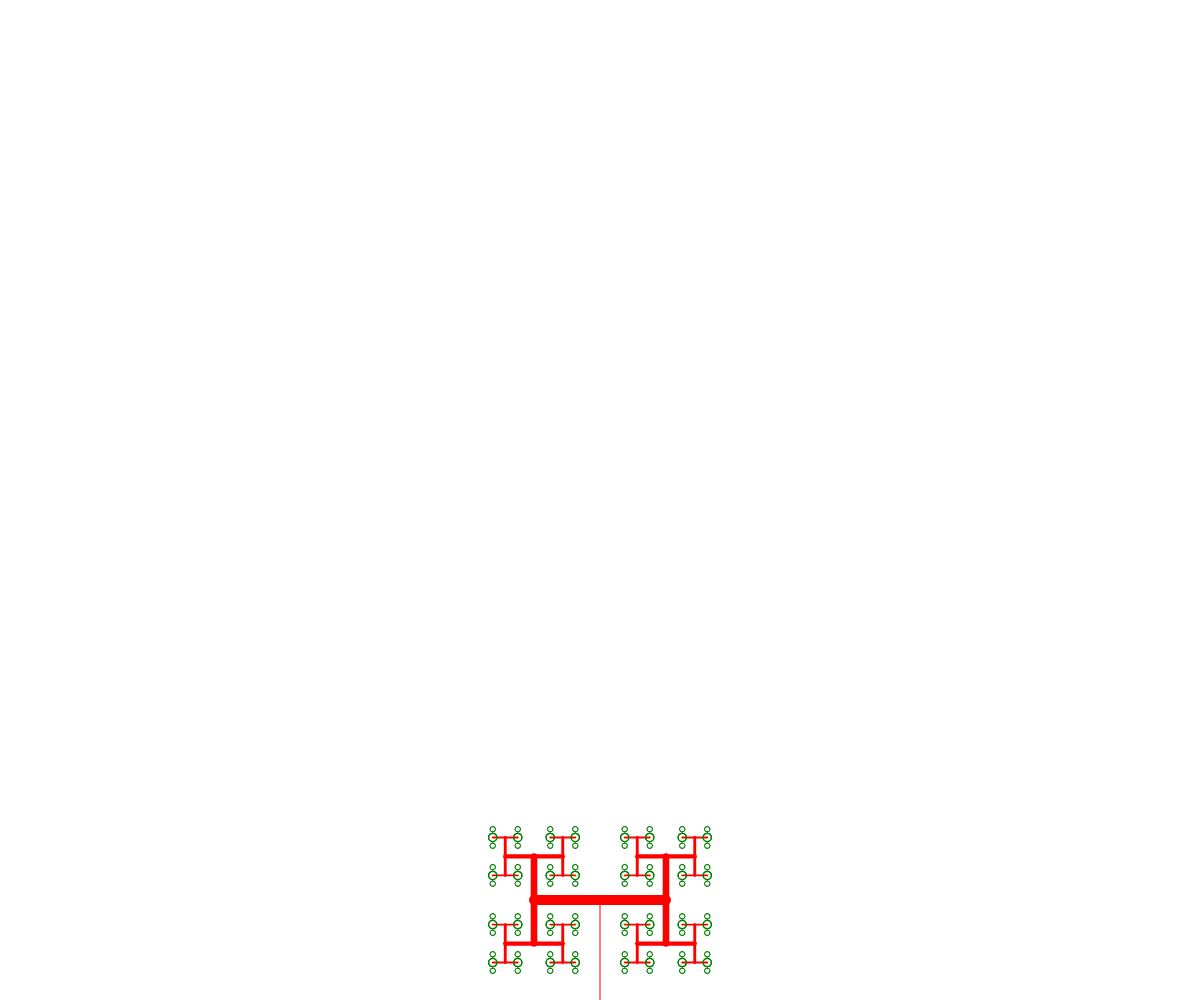
Frame 1 (no input)
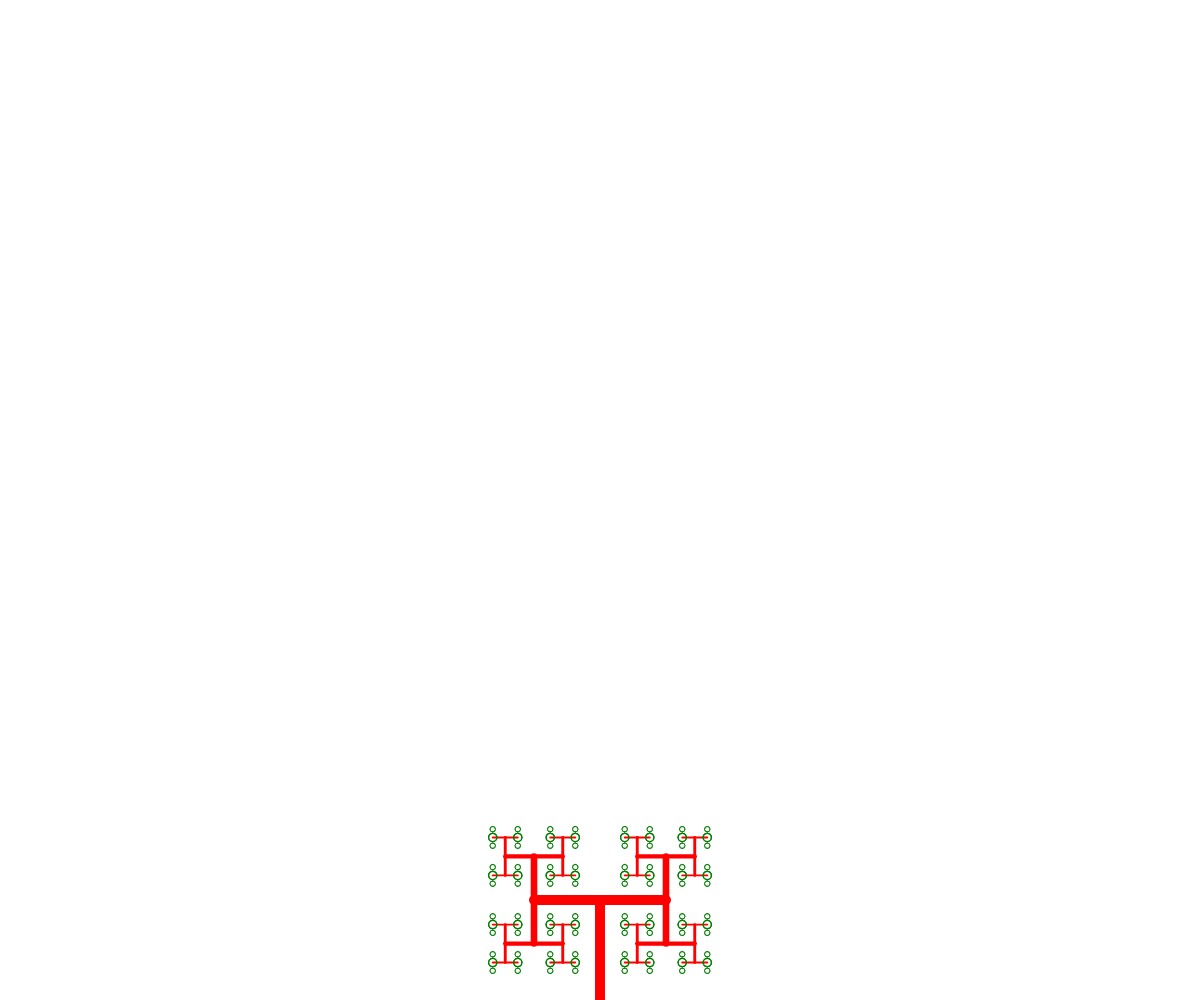
Frame 60 (no input)
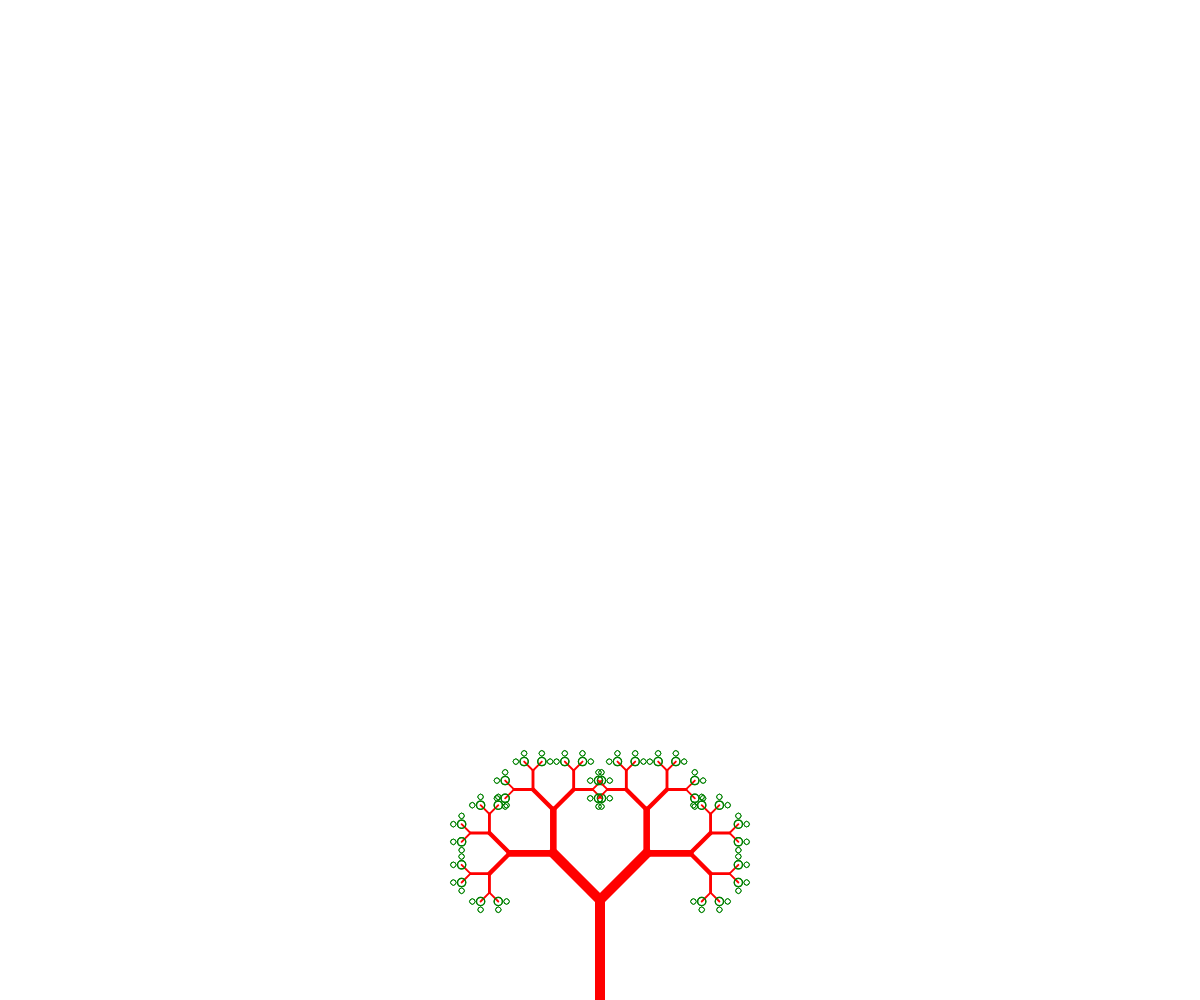
Frame 120 (the mouse pressed at the canvas centre since frame 60)

The p5.js sketch that drew these frames (run headless with seeded random() and noise() and a simulated clock; from frame 60 on, the mouse is pressed at the canvas centre):

// p5.js sketch
// ── sketch.js
var treeBranches = [], theta

function setup() {
	createCanvas(window.innerWidth, window.innerHeight)
	noFill()
}

function draw() {
  background(255);
  theta = map(mouseY,0,height,-PI/2,0);
  translate(width/2, height);
  stroke(0);
  branch(100);
}

function branch(len){
	if(len < 10){
		stroke('green')
		ellipse(0, 0, len)
	}else{		
		stroke('red')
		line(0, 0, 0, -len);
	}
	translate(0, -len);
	strokeWeight(len/10)
	len *= 0.66
	if(len > 4){
		push();
		rotate(theta);
		branch(len)
		pop()
		 
		push()
		rotate(-theta);
		branch(len)
		pop();
	}
}
